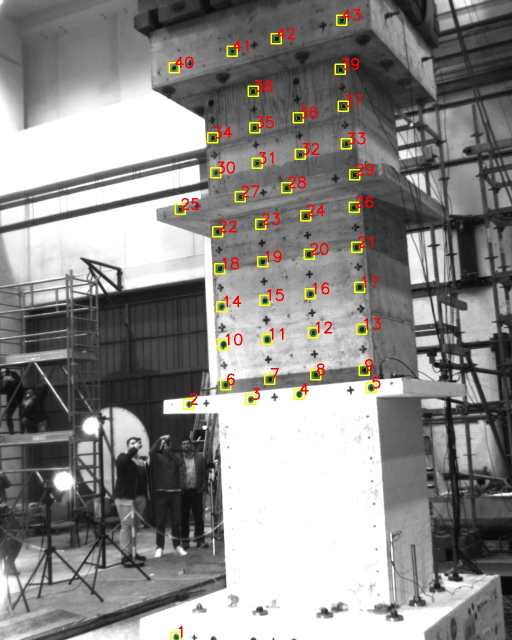
#> input picture results/selected_mser_b1.jpg, 1024 x 1280 px, given in place of Image__2024-01-17__20-47-47.tiff, which was not available (shown at 1/2 size)
$ jupyter execute --allow-errors vime_notebook_v0.ipynb   (text cells are left out)
#> lines starting #> are read from the running program, lines starting #| are printed output that depends on the picture; pictures that were not available may be replaced by others from this repository, and a replacement may not be noted
[cell 1]
import numpy as np
import cv2
from cv2 import aruco
import glob

[cell 2]
images_calibration_b1 = glob.glob('C:/Users/petitq/Downloads/B1/Calibration_B1/Intrinsic/*.tiff')
images_calibration_b2 = glob.glob('C:/Users/petitq/Downloads/B2/Calibration_B2/Intrinsic/*.tiff')
images_calibration_b3 = glob.glob('C:/Users/petitq/Downloads/B3/Calibration_B3/Intrinsic/*.tiff')

images_b1 = glob.glob('C:/Users/petitq/Downloads/B1/GM8_B1/*.tiff')
images_b2 = glob.glob('C:/Users/petitq/Downloads/B2/GM8_B2/*.tiff')
images_b3 = glob.glob('C:/Users/petitq/Downloads/B3/GM8_B3/*.tiff')

[cell 3]
def calibrate_camera(images):
    # ChAruco board variables
    CHARUCOBOARD_ROWCOUNT = 6
    CHARUCOBOARD_COLCOUNT = 10
    ARUCO_DICT = aruco.Dictionary_get(aruco.DICT_5X5_1000)
    # Create constants to be passed into OpenCV and Aruco methods
    CHARUCO_BOARD = aruco.CharucoBoard_create(
        squaresX=CHARUCOBOARD_COLCOUNT,
        squaresY=CHARUCOBOARD_ROWCOUNT,
        squareLength=0.04,
        markerLength=0.02,
        dictionary=ARUCO_DICT
    )
    # Create the arrays and variables we'll use to store info like corners and IDs from images processed
    corners_all = [] # Corners discovered in all images processed
    ids_all = [] # Aruco ids corresponding to corners discovered
    image_size = None # Determined at runtime

    # Loop through images glob'ed
    for iname in images:
        # Open the image
        img = cv2.imread(iname)
        # Grayscale the image
        gray = cv2.cvtColor(img, cv2.COLOR_BGR2GRAY)

        # Find aruco markers in the query image
        corners, ids, _ = aruco.detectMarkers(
            image=gray,
            dictionary=ARUCO_DICT
        )

        # Outline the aruco markers found in our query image
        img = aruco.drawDetectedMarkers(
            image=img,
            corners=corners
        )

        # Get charuco corners and ids from detected aruco markers
        response, charuco_corners, charuco_ids = aruco.interpolateCornersCharuco(
            markerCorners=corners,
            markerIds=ids,
            image=gray,
            board=CHARUCO_BOARD
        )

        # If a Charuco board was found, let's collect image/corner points
        # Requiring at least 20 squares
        if response > 20:
            # Add these corners and ids to our calibration arrays
            corners_all.append(charuco_corners)
            ids_all.append(charuco_ids)

            # Draw the Charuco board we've detected to show our calibrator the board was properly detected
            img = aruco.drawDetectedCornersCharuco(
                    image=img,
                    charucoCorners=charuco_corners,
                    charucoIds=charuco_ids)

            # If our image size is unknown, set it now
            if not image_size:
                image_size = gray.shape[::-1]

            # Reproportion the image, maxing width or height at 1000
            proportion = max(img.shape) / 1000.0
            img = cv2.resize(img, (int(img.shape[1]/proportion), int(img.shape[0]/proportion)))
            # Pause to display each image, waiting for key press
            cv2.imshow('Charuco board', img)
            cv2.waitKey(0)
        else:
            print("Not able to detect a charuco board in image: {}".format(iname))

    # Destroy any open CV windows
    cv2.destroyAllWindows()

    # Make sure at least one image was found
    if len(images) < 1:
        # Calibration failed because there were no images, warn the user
        print("Calibration was unsuccessful. No images of charucoboards were found. Add images of charucoboards and use or alter the naming conventions used in this file.")
        # Exit for failure
        exit()

    # Make sure we were able to calibrate on at least one charucoboard by checking
    # if we ever determined the image size
    if not image_size:
        # Calibration failed because we didn't see any charucoboards of the PatternSize used
        print("Calibration was unsuccessful. We couldn't detect charucoboards in any of the images supplied. Try changing the patternSize passed into Charucoboard_create(), or try different pictures of charucoboards.")
        # Exit for failure
        exit()

    # Now that we've seen all of our images, perform the camera calibration
    # based on the set of points we've discovered
    ret, mtx, dist, rvecs, tvecs = aruco.calibrateCameraCharuco(
        charucoCorners=corners_all,
        charucoIds=ids_all,
        board=CHARUCO_BOARD,
        imageSize=image_size,
        cameraMatrix=None,
        distCoeffs=None)
    return ret, mtx, dist, rvecs, tvecs

#> (the rest of this cell did not finish here and is left out)

[cell 4]
# [14 lines left out: function undistort, not called in this run]

#> (the rest of this cell did not finish here and is left out)

#> (a cell that did not finish here is left out)

[cell 6]
# [37 lines left out: function intensity_check, not called in this run]

#> (the rest of this cell did not finish here and is left out)

[cell 7]
# [53 lines left out: function duplicated_check, not called in this run]

#> (the rest of this cell did not finish here and is left out)

[cell 8]
## 3.4 Evaluate mean centroid
result_centroid = []
temp = []
#> (the rest of this cell did not finish here and is left out)

#> (a cell that did not finish here is left out)

[cell 10]
images_test1 = glob.glob('C:/Users/petitq/Downloads/B1/Calibration_B1/Image__2024-01-17__16-36-39.tiff')
images_test2 = glob.glob('C:/Users/petitq/Downloads/B1/Calibration_B1/Image__2024-01-17__11-40-42.tiff')
images_test3 = glob.glob('C:/Users/petitq/Downloads/B1/Calibration_B1/Image__2024-01-17__20-47-47.tiff')

[cell 11]
# loop on images
# read image and convert into gray scale


nb_c=5
nb_r=9
d=1

threedpoints = [] # 3d point in real world space (object points)
twodpoints = [] # 2d points in image plane (image points)
## Termination criteria for corner cv.cornerSubPix:
# stop the iteration when specified
# the process of corner position refinement stops either after
# criteria.maxCount iterations or when the corner position
# moves by less than criteria.epsilon on some iteration
criteria = (cv2.TERM_CRITERIA_EPS + cv2.TERM_CRITERIA_MAX_ITER, 30, 0.001)

#image_test = 'C:/Users/petitq/Downloads/B1/Calibration_B1/Image__2024-01-17__16-36-39.tiff'
#image_test = 'C:/Users/petitq/Downloads/B1/Calibration_B1/Image__2024-01-17__16-36-39.tiff'
image_test = 'C:/Users/petitq/Downloads/B3/Calibration_B3/Image__2024-01-17__20-47-47.tiff'

img = cv2.imread(image_test)
#> img is the input picture: shape (1280, 1024, 3); mean B, G, R 136.2, 138.2, 140.1
gray = cv2.cvtColor(img, cv2.COLOR_BGR2GRAY) # convert to gray
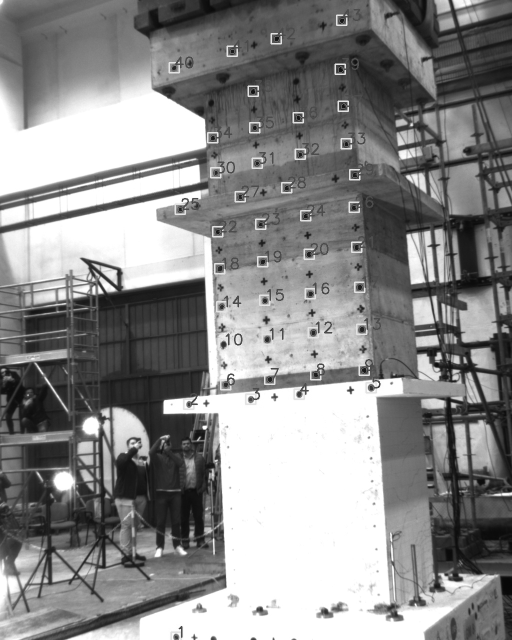
#> gray: shape (1280, 1024) (shown at 1/2 size); min 6, max 255, mean 138.5

cv2.imshow("test", gray)
cv2.waitKey()
cv2.destroyAllWindows()

# Find the chess board corners
# cv2.findChessboardCorners(image, patternSize, flags)
# patternSize -> num columns, rows

ret, corners = cv2.findChessboardCorners(gray, (nb_c,nb_r), None)
#> ret = False; corners = None
# If found, add object points, image points (after refining them)

print(corners)
#| None

if ret == True:

    threedpoints.append(grid)
    # Refines the corner locations
    # for given 2d points
    corners2 = cv2.cornerSubPix(gray, corners, (11, 11), (-1, -1), criteria)
    twodpoints.append(corners2)
    # Draw and display the corners
    image = cv2.drawChessboardCorners(img, (nb_c, nb_r), corners2, ret)
    cv2.imshow("test",image)
    cv2.waitKey()
    cv2.destroyAllWindows()


$ run again, on results/selected_mser_b2.jpg
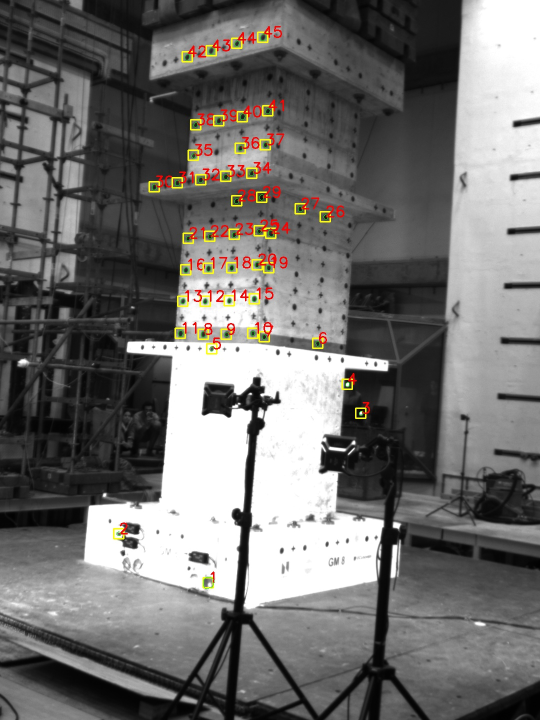
#> input picture results/selected_mser_b2.jpg, 1080 x 1440 px, given in place of Image__2024-01-17__20-47-47.tiff, which was not available (shown at 1/2 size)
#> img is the input picture: shape (1440, 1080, 3); mean B, G, R 109.6, 111.4, 113
#> `gray = cv2.cvtColor(img, cv2.COLOR_BGR2GRAY)`:
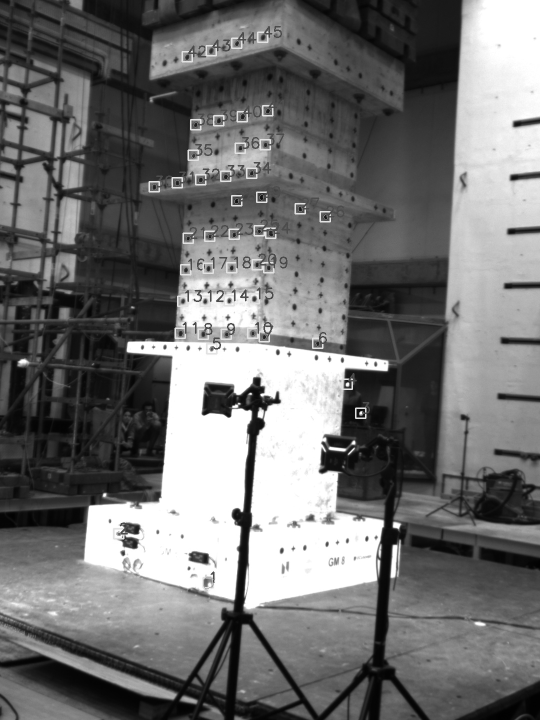
#> gray: shape (1440, 1080) (shown at 1/2 size); min 0, max 255, mean 111.6
#> ret = False; corners = None
#| None

$ run again, on results/selected_mser_b3.jpg
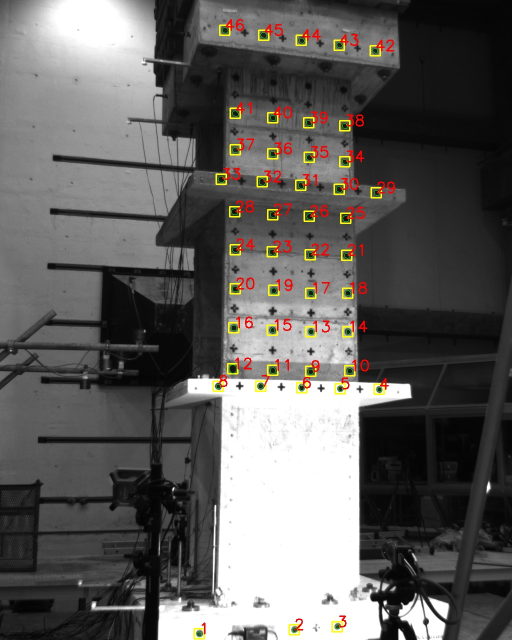
#> input picture results/selected_mser_b3.jpg, 1024 x 1280 px, given in place of Image__2024-01-17__20-47-47.tiff, which was not available (shown at 1/2 size)
#> img is the input picture: shape (1280, 1024, 3); mean B, G, R 92.2, 94.4, 96.4
#> `gray = cv2.cvtColor(img, cv2.COLOR_BGR2GRAY)`:
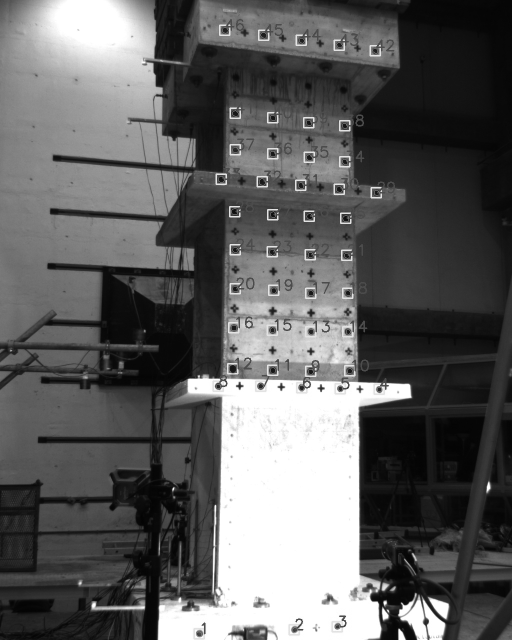
#> gray: shape (1280, 1024) (shown at 1/2 size); min 2, max 255, mean 94.8
#> ret = False; corners = None
#| None
